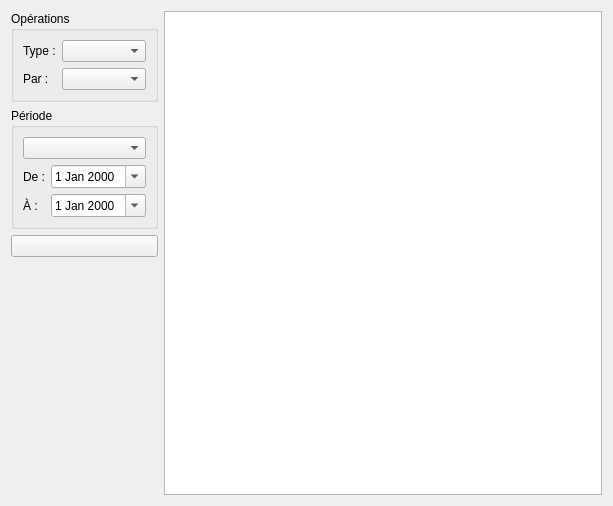
<?xml version="1.0" encoding="UTF-8"?>
<ui version="4.0">
 <class>StatsWidget</class>
 <widget class="QWidget" name="StatsWidget">
  <property name="geometry">
   <rect>
    <x>0</x>
    <y>0</y>
    <width>613</width>
    <height>506</height>
   </rect>
  </property>
  <property name="windowTitle">
   <string>Form</string>
  </property>
  <property name="windowIcon">
   <iconset resource="../budget.qrc">
    <normaloff>:/images/images/euro_money_48px.png</normaloff>:/images/images/euro_money_48px.png</iconset>
  </property>
  <layout class="QHBoxLayout" name="horizontalLayout">
   <item>
    <layout class="QVBoxLayout" name="verticalLayout">
     <item>
      <widget class="QGroupBox" name="groupBox">
       <property name="title">
        <string>Opérations</string>
       </property>
       <layout class="QVBoxLayout" name="verticalLayout_2">
        <item>
         <layout class="QFormLayout" name="formLayout">
          <item row="0" column="0">
           <widget class="QLabel" name="label">
            <property name="text">
             <string>Type :</string>
            </property>
           </widget>
          </item>
          <item row="0" column="1">
           <widget class="QComboBox" name="qcbOpType"/>
          </item>
          <item row="1" column="0">
           <widget class="QLabel" name="label_2">
            <property name="text">
             <string>Par :</string>
            </property>
           </widget>
          </item>
          <item row="1" column="1">
           <widget class="QComboBox" name="qcbGroupType"/>
          </item>
         </layout>
        </item>
       </layout>
      </widget>
     </item>
     <item>
      <widget class="QGroupBox" name="groupBox_2">
       <property name="title">
        <string>Période</string>
       </property>
       <layout class="QVBoxLayout" name="verticalLayout_3">
        <item>
         <widget class="QComboBox" name="qcbPeriod"/>
        </item>
        <item>
         <layout class="QFormLayout" name="formLayout_2">
          <item row="0" column="0">
           <widget class="QLabel" name="label_3">
            <property name="text">
             <string>De :</string>
            </property>
           </widget>
          </item>
          <item row="0" column="1">
           <widget class="QDateEdit" name="qdeDateFrom">
            <property name="calendarPopup">
             <bool>true</bool>
            </property>
           </widget>
          </item>
          <item row="1" column="0">
           <widget class="QLabel" name="label_4">
            <property name="text">
             <string>À :</string>
            </property>
           </widget>
          </item>
          <item row="1" column="1">
           <widget class="QDateEdit" name="qdeDateTo">
            <property name="calendarPopup">
             <bool>true</bool>
            </property>
           </widget>
          </item>
         </layout>
        </item>
       </layout>
      </widget>
     </item>
     <item>
      <widget class="QPushButton" name="qpbRefresh">
       <property name="toolTip">
        <string>Rafraîchir</string>
       </property>
       <property name="text">
        <string/>
       </property>
       <property name="icon">
        <iconset resource="../budget.qrc">
         <normaloff>:/images/images/reset_48px.png</normaloff>:/images/images/reset_48px.png</iconset>
       </property>
      </widget>
     </item>
     <item>
      <spacer name="verticalSpacer">
       <property name="orientation">
        <enum>Qt::Vertical</enum>
       </property>
       <property name="sizeHint" stdset="0">
        <size>
         <width>20</width>
         <height>40</height>
        </size>
       </property>
      </spacer>
     </item>
    </layout>
   </item>
   <item>
    <widget class="QTableWidget" name="table"/>
   </item>
  </layout>
 </widget>
 <resources>
  <include location="../budget.qrc"/>
 </resources>
 <connections/>
</ui>
